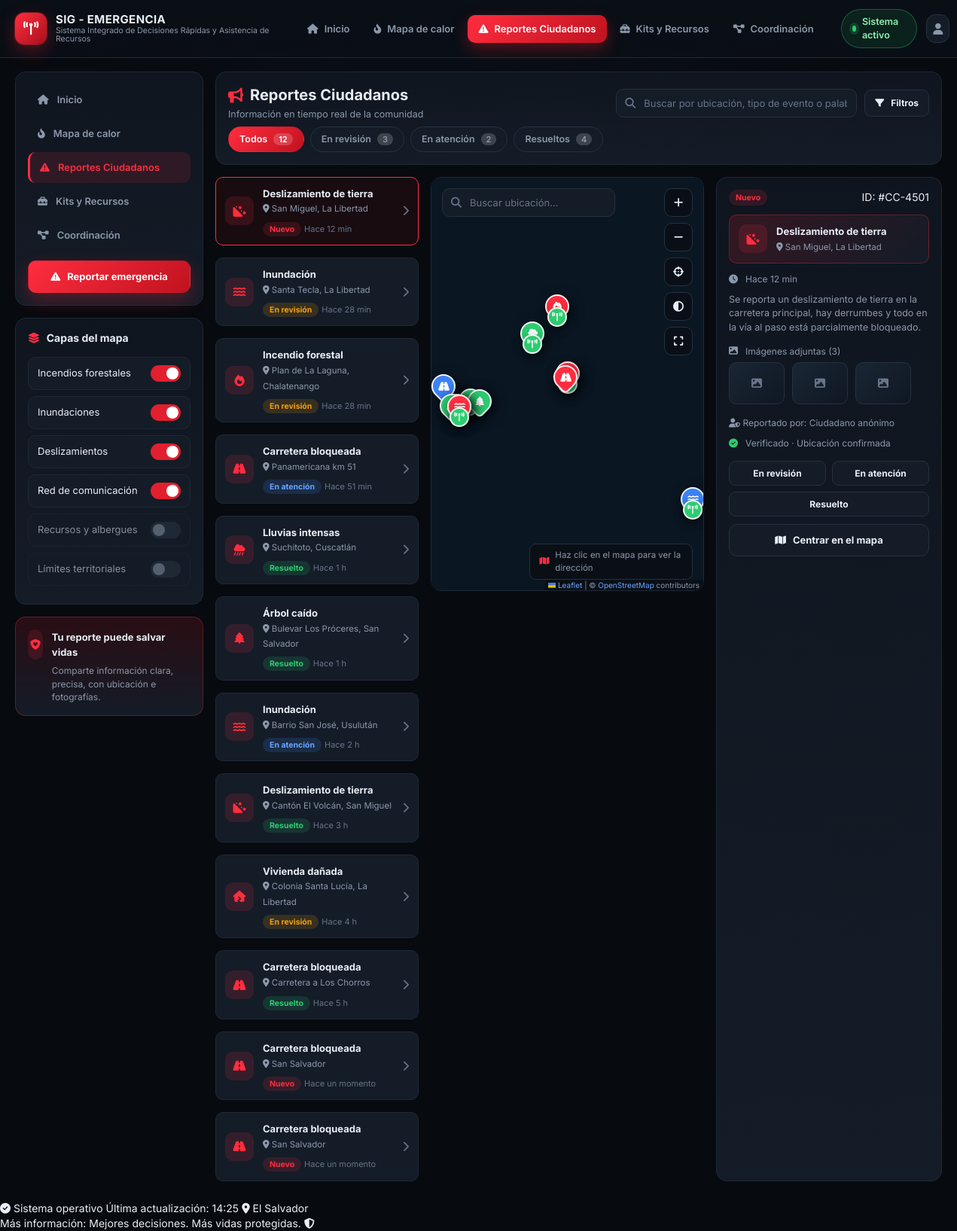
The app's page /reportes.php, older data.
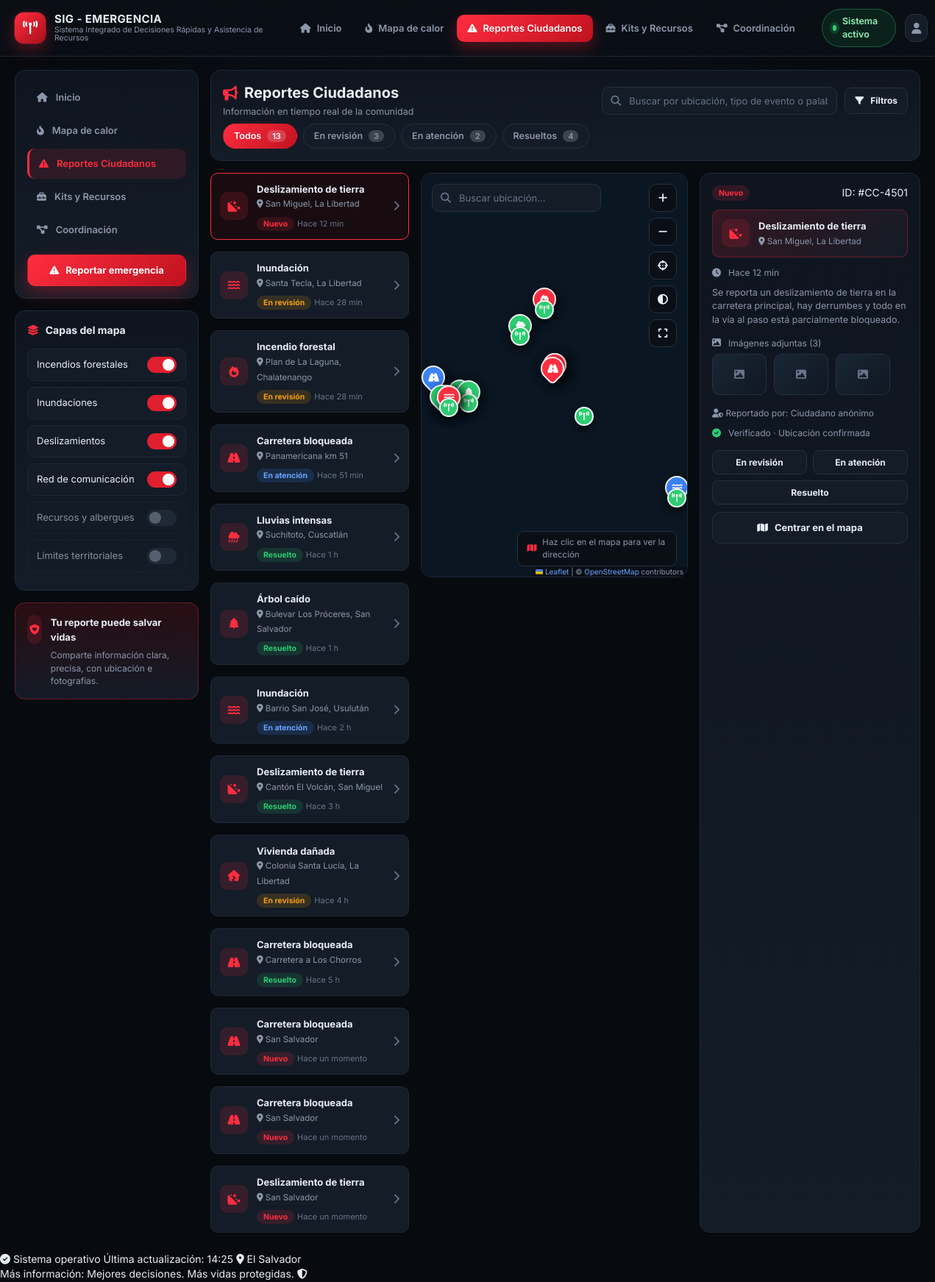
The same page, newer data.
### tables this page shows
CREATE TABLE capas (
        id INTEGER PRIMARY KEY AUTOINCREMENT,
        nombre TEXT NOT NULL,
        activa INTEGER NOT NULL DEFAULT 1
    );

CREATE TABLE reportes (
        id INTEGER PRIMARY KEY AUTOINCREMENT,
        titulo TEXT NOT NULL,
        lugar TEXT NOT NULL,
        tiempo TEXT NOT NULL,
        estado TEXT NOT NULL,
        icon TEXT NOT NULL,
        descripcion TEXT NOT NULL DEFAULT ''
    , lat REAL, lon REAL);

### includes/config.php (called while the page is built, shortened)
<?php
function project_root() {
    return dirname(__DIR__);
}
function env_load() {
    static $loaded = false;
    if ($loaded) {
        return;
    }
    $loaded = true;
    $file = project_root() . '/.env';
    foreach (file($file, FILE_IGNORE_NEW_LINES | FILE_SKIP_EMPTY_LINES) as $line) {
        $line = trim($line);
        if ($line === '' || $line[0] === '#') {
            continue;
        }
        $pos = strpos($line, '=');
        $key = trim(substr($line, 0, $pos));
        $val = trim(substr($line, $pos + 1));
        $len = strlen($val);
        if ($len >= 2 && $val[0] === '"' && $val[$len - 1] === '"') {
            $val = substr($val, 1, -1);
        } elseif ($len >= 2 && $val[0] === "'" && $val[$len - 1] === "'") {
            $val = substr($val, 1, -1);
        }
    }
}
function env($key, $default = null) {
    if (array_key_exists($key, $_ENV)) {
        return $_ENV[$key];
    }
    $v = getenv($key);
    return $v === false ? $default : $v;
}

### includes/data.php (called while the page is built, shortened)
<?php
require_once __DIR__ . '/config.php';
$APP = [
    'nombre' => env('APP_NAME', 'SIG - EMERGENCIA'),
    'subtitulo' => env('APP_SUBTITLE', 'Sistema Integrado de Decisiones Rápidas y Asistencia de Recursos'),
    'ultima_actualizacion' => env('APP_UPDATED_AT', '14:25'),
    'pais' => env('APP_COUNTRY', 'El Salvador'),
];
$NAV = [
    ['id' => 'inicio',   'label' => 'Inicio',              'icon' => 'fa-house',            'href' => 'index.php'],
    ['id' => 'mapa',     'label' => 'Mapa de calor',       'icon' => 'fa-fire-flame-curved', 'href' => 'mapa.php'],
    ['id' => 'reportes', 'label' => 'Reportes Ciudadanos', 'icon' => 'fa-triangle-exclamation', 'href' => 'reportes.php'],
    ['id' => 'recursos', 'label' => 'Kits y Recursos',     'icon' => 'fa-toolbox',          'href' => 'recursos.php'],
    ['id' => 'coord',    'label' => 'Coordinación',        'icon' => 'fa-diagram-project',  'href' => 'coordinacion.php'],
];
try {
    require_once __DIR__ . '/db.php';
    $pdo = db();
    $REPORTES = $pdo->query("SELECT id, titulo, lugar, tiempo, estado, icon, lat, lon, descripcion AS \"desc\" FROM reportes ORDER BY id")->fetchAll();
    $capas_db = $pdo->query("SELECT nombre AS n, activa FROM capas ORDER BY id")->fetchAll();
    $CAPAS = array_map(function ($c) {
        return ['n' => $c['n'], 'on' => (bool) $c['activa']];
    }, $capas_db);
} catch (Throwable $e) {
}

### includes/db.php (called while the page is built, shortened)
<?php
require_once __DIR__ . '/config.php';
function db() {
    static $pdo = null;
    if ($pdo === null) {
        $file = db_file();
        $pdo = new PDO('sqlite:' . $file);
        $pdo->setAttribute(PDO::ATTR_ERRMODE, PDO::ERRMODE_EXCEPTION);
        $pdo->setAttribute(PDO::ATTR_DEFAULT_FETCH_MODE, PDO::FETCH_ASSOC);
    }
    return $pdo;
}
function conteo_reportes() {
    $pdo = db();
    $rows = $pdo->query("SELECT estado, COUNT(*) AS n FROM reportes GROUP BY estado")->fetchAll();
    $out = ['todos' => 0, 'nuevo' => 0, 'revision' => 0, 'atencion' => 0, 'resuelto' => 0];
    $map = ['Nuevo' => 'nuevo', 'En revisión' => 'revision', 'En atención' => 'atencion', 'Resuelto' => 'resuelto'];
    foreach ($rows as $r) {
        $out['todos'] += (int) $r['n'];
        if (isset($map[$r['estado']])) {
            $out[$map[$r['estado']]] = (int) $r['n'];
        }
    }
    return $out;
}
function reporte_destacado() {
    $pdo = db();
    $row = $pdo->query("SELECT id, titulo, lugar, tiempo, estado, icon, lat, lon, descripcion AS \"desc\" FROM reportes WHERE estado = 'Nuevo' ORDER BY id LIMIT 1")->fetch();
    return $row ?: null;
}

### reportes.php (the view, shortened to what this page needs)
<?php
require_once __DIR__ . '/includes/data.php';
function estado_key($e) {
    return ['Nuevo' => 'nuevo', 'En revisión' => 'revision', 'En atención' => 'atencion', 'Resuelto' => 'resuelto'][$e] ?? 'nuevo';
}
$active = 'reportes';
$CAPA_KEYS = [
    'Incendios forestales' => 'incendios',
    'Inundaciones' => 'inundaciones',
    'Deslizamientos' => 'deslizamientos',
    'Red de comunicación' => 'red',
    'Recursos y albergues' => 'recursos',
    'Límites territoriales' => 'limites',
];
try {
    $conteo = conteo_reportes();
    $ver = isset($_GET['ver']) ? (int) $_GET['ver'] : 0;
    $destacado = $ver > 0 ? obtener_reporte($ver) : null;
    if (!$destacado) {
        $destacado = reporte_destacado();
    }
} catch (Throwable $e) {
    $conteo = ['todos' => 0, 'nuevo' => 0, 'revision' => 0, 'atencion' => 0, 'resuelto' => 0];
    $destacado = null;
    $geo = ['reportes' => [], 'alertas' => [], 'albergues' => [], 'nodos' => [], 'enlaces' => []];
    $target = null;
}
$dest_badge = estado_key($destacado['estado'] ?? 'Nuevo');
$estados_btn = ['En revisión', 'En atención', 'Resuelto'];
require __DIR__ . '/includes/header.php';
?>
<div class="grid" style="grid-template-columns:250px 1fr;">
  <aside class="stack">
    <div class="panel">
      <div class="side-nav">
        <a href="index.php"><i class="fa-solid fa-house"></i> Inicio</a>
        <a href="mapa.php"><i class="fa-solid fa-fire-flame-curved"></i> Mapa de calor</a>
        <a class="is-active" href="reportes.php"><i class="fa-solid fa-triangle-exclamation"></i> Reportes Ciudadanos</a>
        <a href="recursos.php"><i class="fa-solid fa-toolbox"></i> Kits y Recursos</a>
        <a href="coordinacion.php"><i class="fa-solid fa-diagram-project"></i> Coordinación</a>
      </div>
      <a class="btn btn-red btn-block" style="margin-top:14px" href="reportar.php"><i class="fa-solid fa-triangle-exclamation"></i> Reportar emergencia</a>
    </div>
    <div class="panel layer-panel">
      <div class="panel-head"><h3><i class="fa-solid fa-layer-group"></i> Capas del mapa</h3></div>
      <?php foreach ($CAPAS as $c): ?>
        <?php $lk = $CAPA_KEYS[$c['n']] ?? ''; if ($lk === '') { continue; } ?>
        <div class="layer" style="opacity:<?= $c['on'] ? '1' : '.55' ?>">
          <span><?= htmlspecialchars($c['n']) ?></span>
          <label class="switch">
            <span class="sl"></span>
          </label>
        </div>
      <?php endforeach; ?>
    </div>
    <div class="panel" style="background:linear-gradient(180deg,rgba(226,31,46,.16),var(--panel-2));border-color:rgba(255,45,63,.3)">
      <div style="display:flex;gap:12px">
        <div class="ic red" style="width:40px;height:40px;border-radius:11px;display:grid;place-items:center"><i class="fa-solid fa-shield-heart"></i></div>
        <div><strong style="font-size:13px">Tu reporte puede salvar vidas</strong>
        <p style="color:var(--muted);font-size:12px;margin:6px 0 0">Comparte información clara, precisa, con ubicación e fotografías.</p></div>
      </div>
    </div>
  </aside>
  <div class="stack">
    <div class="panel">
      <div class="panel-head" style="margin-bottom:6px">
        <div>
          <h3 style="font-size:20px"><i class="fa-solid fa-bullhorn"></i> Reportes Ciudadanos</h3>
          <span style="color:var(--muted);font-size:12.5px">Información en tiempo real de la comunidad</span>
        </div>
        <div style="display:flex;gap:10px;align-items:center">
          <div class="input-icon"><i class="fa-solid fa-magnifying-glass"></i><input type="text" data-search=".js-report" placeholder="Buscar por ubicación, tipo de evento o palabra clave..."></div>
          <details class="filter-dd">
            <summary class="btn btn-ghost btn-sm"><i class="fa-solid fa-filter"></i> Filtros</summary>
          </details>
        </div>
      </div>
      <div class="tabs" id="reportTabs">
        <button class="tab is-active" data-filter="todos">Todos <span class="count"><?= $conteo['todos'] ?></span></button>
        <button class="tab" data-filter="revision">En revisión <span class="count"><?= $conteo['revision'] ?></span></button>
        <button class="tab" data-filter="atencion">En atención <span class="count"><?= $conteo['atencion'] ?></span></button>
        <button class="tab" data-filter="resuelto">Resueltos <span class="count"><?= $conteo['resuelto'] ?></span></button>
      </div>
    </div>
    <div class="grid cols-report">
      <div class="stack">
        <?php foreach ($REPORTES as $r): ?>
          <?php $k = estado_key($r['estado']); ?>
          <a class="row js-report <?= (int)($r['id'] ?? 0) === (int)($destacado['id'] ?? -1) ? 'is-selected' : '' ?>" data-estado="<?= $k ?>" href="reportes.php?ver=<?= (int)($r['id'] ?? 0) ?>">
            <div class="ic red"><i class="fa-solid <?= htmlspecialchars($r['icon']) ?>"></i></div>
            <div class="txt">
              <strong><?= htmlspecialchars($r['titulo']) ?></strong>
              <small><i class="fa-solid fa-location-dot"></i> <?= htmlspecialchars($r['lugar']) ?></small>
              <div style="margin-top:6px"><span class="badge <?= $k ?>"><?= htmlspecialchars($r['estado']) ?></span> <span class="time"><?= htmlspecialchars($r['tiempo']) ?></span></div>
            </div>
            <i class="fa-solid fa-chevron-right" style="color:var(--muted-2)"></i>
          </a>
        <?php endforeach; ?>
      </div>
      <div class="map-wrap" style="grid-column:span 2;align-self:start;height:calc(100vh - 250px);min-height:520px">
        <div id="mapReportes" class="map" style="min-height:520px"></div>
        <div class="map-search">
          <div class="input-icon">
            <i class="fa-solid fa-magnifying-glass"></i>
            <input type="text" data-osm-search data-osm-target="mapReportes" placeholder="Buscar ubicación..." autocomplete="off">
          </div>
        </div>
        <div class="map-tools">
          <button class="map-tool" data-map-action="zoom-in"><i class="fa-solid fa-plus"></i></button>
          <button class="map-tool" data-map-action="zoom-out"><i class="fa-solid fa-minus"></i></button>
          <button class="map-tool" data-map-action="locate"><i class="fa-solid fa-crosshairs"></i></button>
          <button class="map-tool" data-map-action="theme" title="Tema claro / oscuro"><i class="fa-solid fa-circle-half-stroke"></i></button>
          <button class="map-tool" data-map-action="expand"><i class="fa-solid fa-expand"></i></button>
        </div>
        <div class="map-coords"><i class="fa-solid fa-map"></i> Haz clic en el mapa para ver la dirección</div>
      </div>
      <div class="panel r-detail">
        <div style="display:flex;justify-content:space-between;align-items:center;margin-bottom:12px">
          <span class="badge <?= $dest_badge ?>"><?= htmlspecialchars($destacado['estado']) ?></span>
          <span class="time">ID: #CC-<?= 4500 + (int) ($destacado['id'] ?? 0) ?></span>
        </div>
        <div class="row" style="background:linear-gradient(135deg,rgba(226,31,46,.18),var(--panel-2));border-color:rgba(255,45,63,.3)">
          <div class="ic red"><i class="fa-solid <?= htmlspecialchars($destacado['icon']) ?>"></i></div>
          <div class="txt"><strong><?= htmlspecialchars($destacado['titulo']) ?></strong><small><i class="fa-solid fa-location-dot"></i> <?= htmlspecialchars($destacado['lugar']) ?></small></div>
        </div>
        <div class="meta-row" style="margin:12px 0 0"><i class="fa-solid fa-clock"></i> <?= htmlspecialchars($destacado['tiempo']) ?></div>
        <p style="color:var(--muted);font-size:12.5px;margin:10px 0 14px"><?= htmlspecialchars($destacado['desc']) ?></p>
        <div class="meta-row" style="margin-bottom:6px"><i class="fa-solid fa-image"></i> Imágenes adjuntas (3)</div>
        <div class="thumbs">
          <div class="t"><i class="fa-solid fa-image"></i></div>
          <div class="t"><i class="fa-solid fa-image"></i></div>
          <div class="t"><i class="fa-solid fa-image"></i></div>
        </div>
        <div class="meta-row" style="margin:16px 0 10px;justify-content:space-between">
          <span><i class="fa-solid fa-user-shield"></i> Reportado por: Ciudadano anónimo</span>
        </div>
        <div class="meta-row" style="margin-bottom:14px"><i class="fa-solid fa-circle-check" style="color:var(--green-2)"></i> Verificado · Ubicación confirmada</div>
        <form method="post" action="reportes.php?ver=<?= (int)($destacado['id'] ?? 0) ?>">
          <div style="display:flex;gap:8px;flex-wrap:wrap">
            <?php foreach ($estados_btn as $eb): ?>
              <button class="btn btn-sm <?= $destacado['estado'] === $eb ? 'btn-red' : 'btn-ghost' ?>" type="submit" name="nuevo_estado" value="<?= $eb ?>" style="flex:1">
                <?= $eb ?>
              </button>
            <?php endforeach; ?>
          </div>
        </form>
        <?php if (!empty($destacado['lat']) && !empty($destacado['lon'])): ?>
          <a class="btn btn-ghost btn-block" style="margin-top:10px" href="reportes.php?ver=<?= (int)($destacado['id'] ?? 0) ?>"><i class="fa-solid fa-map"></i> Centrar en el mapa</a>
        <?php endif; ?>
      </div>
    </div>
  </div>
</div>
<?php require __DIR__ . '/includes/footer.php'; ?>

### includes/header.php (shortened to what this page needs)
<?php
$active = $active ?? 'inicio';
?>
<!DOCTYPE html>
<html lang="es">
<head>
<link rel="stylesheet" href="https://cdnjs.cloudflare.com/ajax/libs/font-awesome/6.5.2/css/all.min.css">
<link rel="stylesheet" href="https://unpkg.com/leaflet@1.9.4/dist/leaflet.css">
<link rel="stylesheet" href="assets/css/style.css">
</head>
<body>
<header class="topbar">
  <a class="brand" href="index.php">
    <span class="brand-mark"><i class="fa-solid fa-tower-broadcast"></i></span>
    <span class="brand-text">
      <strong><?= htmlspecialchars($APP['nombre']) ?></strong>
      <small><?= htmlspecialchars($APP['subtitulo']) ?></small>
    </span>
  </a>
  <nav class="topnav">
    <?php foreach ($NAV as $item): ?>
      <a href="<?= $item['href'] ?>" class="nav-item <?= $active === $item['id'] ? 'is-active' : '' ?>">
        <i class="fa-solid <?= $item['icon'] ?>"></i>
        <span><?= htmlspecialchars($item['label']) ?></span>
      </a>
    <?php endforeach; ?>
  </nav>
  <div class="topbar-right">
    <span class="status-pill"><span class="dot"></span> Sistema activo</span>
    <button class="avatar" type="button" aria-label="Cuenta" data-toast="Operador SIG · Turno activo (demo)"><i class="fa-solid fa-user"></i></button>
  </div>
</header>
<main class="page">

### includes/footer.php (shortened to what this page needs)
</main>
<footer class="statusbar">
  <div class="statusbar-left">
    <span class="ok"><i class="fa-solid fa-circle-check"></i> Sistema operativo</span>
    <span>Última actualización: <?= htmlspecialchars($APP['ultima_actualizacion']) ?></span>
    <span><i class="fa-solid fa-location-dot"></i> <?= htmlspecialchars($APP['pais']) ?></span>
  </div>
  <div class="statusbar-right">
    <span>Más información: Mejores decisiones. Más vidas protegidas.</span>
    <i class="fa-solid fa-shield-halved"></i>
  </div>
</footer>
</body>
</html>

Row changes from the older to the newer data that the page shows:
added reportes: titulo "Deslizamiento de tierra", lugar "San Salvador", estado "Nuevo", tiempo "Hace un momento"
Text that changed along with them:
$conteo['todos']: "12" → "13"
